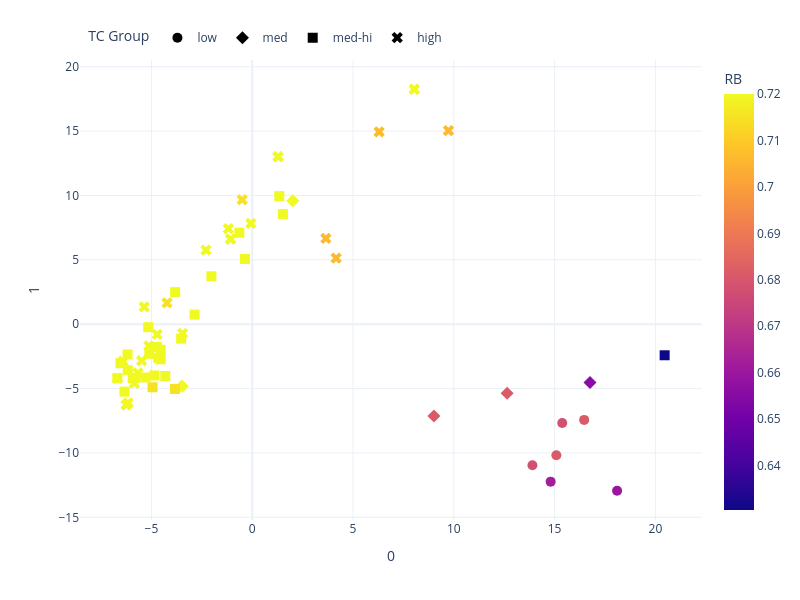

Write notebook code for a chart like this one.
### Code cell
PCA_plotter(plot_df_ss, 'RB', model_name, save_name=save_name+"_ss", save=save)

### Figure 1 — Plotly figure (JSON) as saved in the notebook; plotly's stock layout.template omitted (floating-point values rounded to 4 significant figures; data arrays with more than 128 entries replaced by an {"elided": "..."} marker saying what was removed)
{"data": [{"customdata": [[1.053, 0.6813, 157.2, 109.1, 1.432, 1.58], [1.066, 0.6783, 153.8, 105.9, 1.8, 1.47], [1.06, 0.6783, 154.6, 105.9, 1.8, 1.52], [1.046, 0.6813, 158.2, 109.1, 2.692, 1.45], [1.046, 0.66, 158.2, 91.36, 2.377, 1.36], [1.056, 0.6625, 156.0, 69.55, 1.313, 1.4]], "hovertemplate": "<b>%{hovertext}</b><br><br>TC Group=low<br>0=%{x}<br>1=%{y}<br>RA=%{customdata[0]}<br>RB=%{marker.color}<br>MA=%{customdata[2]}<br>MB=%{customdata[3]}<br>Entropy_conf=%{customdata[4]}<br>Target TC=%{customdata[5]}<extra></extra>", "hovertext": ["Gd2(Zr1/4Hf1/4Sn1/4Ti1/4)2O7", "(Sm1/2Gd1/2)2(Zr1/3Hf1/3Ti1/3)2O7", "(Gd1/2Eu1/2)2(Zr1/3Hf1/3Ti1/3)2O7", "(Sm1/4Gd1/4Eu1/4Yb1/4)2(Zr1/4Hf1/4Sn1/4Ti1/4)2O7", "(Sm1/4Gd1/4Eu1/4Yb1/4)2(Zr1/4Hf1/4Ti1/2)2O7", "(Sm3/4Yb1/4)2(Zr1/2Ti1/2)2O7"], "legendgroup": "low", "marker": {"color": [0.6813, 0.6783, 0.6783, 0.6813, 0.66, 0.6625], "coloraxis": "coloraxis", "size": 10, "symbol": "circle"}, "mode": "markers", "name": "low", "orientation": "v", "showlegend": true, "type": "scatter", "x": [16.47, 13.9, 15.38, 15.09, 18.1, 14.8], "xaxis": "x", "y": [-7.435, -10.96, -7.677, -10.18, -12.94, -12.23], "yaxis": "y"}, {"customdata": [[1.083, 0.72, 151.5, 91.22, 0.7499, 1.771], [1.083, 0.72, 151.5, 91.22, 0.7499, 1.773], [1.075, 0.72, 137.0, 91.22, 1.114, 1.798], [1.079, 0.6813, 150.4, 109.1, 1.432, 1.73], [1.066, 0.6813, 153.2, 109.1, 2.43, 1.67], [1.066, 0.6558, 153.2, 88.67, 2.3, 1.71]], "hovertemplate": "<b>%{hovertext}</b><br><br>TC Group=med<br>0=%{x}<br>1=%{y}<br>RA=%{customdata[0]}<br>RB=%{marker.color}<br>MA=%{customdata[2]}<br>MB=%{customdata[3]}<br>Entropy_conf=%{customdata[4]}<br>Target TC=%{customdata[5]}<extra></extra>", "hovertext": ["*Gd1.33Ce0.67Zr2.00O7.00", "*Gd1.33Ce0.67Zr2.00O7.00", "*La0.56Gd1.00Y0.44Zr2.00O7.00", "Sm2(Zr1/4Hf1/4Sn1/4Ti1/4)2O7", "(Sm1/3Gd1/3Eu1/3)2(Zr1/4Hf1/4Sn1/4Ti1/4)2O7", "(Sm1/3Gd1/3Eu1/3)2(Zr1/6Hf1/6Sn1/6Ti1/2)2O7"], "legendgroup": "med", "marker": {"color": [0.72, 0.72, 0.72, 0.6813, 0.6813, 0.6558], "coloraxis": "coloraxis", "size": 10, "symbol": "diamond"}, "mode": "markers", "name": "med", "orientation": "v", "showlegend": true, "type": "scatter", "x": [-3.473, -3.503, 2.011, 9.014, 12.64, 16.76], "xaxis": "x", "y": [-4.827, -4.816, 9.6, -7.131, -5.362, -4.528], "yaxis": "y"}, {"customdata": {"elided": "27x6 float values"}, "hovertemplate": "<b>%{hovertext}</b><br><br>TC Group=med-hi<br>0=%{x}<br>1=%{y}<br>RA=%{customdata[0]}<br>RB=%{marker.color}<br>MA=%{customdata[2]}<br>MB=%{customdata[3]}<br>Entropy_conf=%{customdata[4]}<br>Target TC=%{customdata[5]}<extra></extra>", "hovertext": ["*Sm2.00Zr2.00O7.00", "*Sm1.38Eu0.15Dy0.46Zr2.00O7.00", "*Sm1.33Gd0.44Dy0.22Zr2.00O7.00", "*Nd0.86Sm0.76Er0.38Zr2.00O7.00", "*La0.53Gd0.53Dy0.95Zr2.00O7.00", "*Dy0.67Pr1.33Zr2.00O7.00", "*Nd0.70Sm0.09Eu0.70Ce0.52Zr2.00O7.00", "*Sm0.86Dy0.29Ce0.86Zr2.00O7.00", "*La1.00Sm0.25Eu0.75Zr2.00O7.00", "*Nd0.86Sm0.29Gd0.86Zr2.00O7.00", "*Gd0.63Dy0.21Pr0.84Ce0.32Zr2.00O7.00", "*Nd1.00Dy1.00Zr2.00O7.00", "*La1.38Yb0.62Zr2.00O7.00", "*Eu0.53Y0.53Pr0.95Zr2.00O7.00", "*Sm0.58Gd0.33Eu0.67Pr0.08Ce0.33Zr2.00O7.00", "*La1.33Sm0.67Zr2.00O7.00", "*Nd0.86Sm0.57Pr0.57Zr2.00O7.00", "*Sm0.24Tm0.72Pr0.40Ce0.64Zr2.00O7.00", "*La0.09Y0.78Dy0.26Pr0.17Ce0.70Zr2.00O7.00", "*Nd0.92Gd1.08Zr2.00O7.00", "*Sm0.10Gd0.70Ho0.60Ce0.60Zr2.00O7.00", "*Eu0.80Tm0.40Ce0.80Zr2.00O7.00", "*Eu0.55Dy0.55Er0.30Pr0.06Ce0.55Zr2.00O7.00", "*Nd0.18Gd0.36Pr0.73Ce0.73Zr2.00O7.00", "(Sm1/3Gd1/3Eu1/3)2(Zr1/2Hf1/2)2O7", "(Sm1/3Gd1/3Eu1/3)2(Zr1/12Hf1/12Sn1/12Ti3/4)2O7", "(La1/7Nd1/7Sm1/7Gd1/7Eu1/7Pr1/7Ce1/7)2(Zr1/2Hf1/2)2O7"], "legendgroup": "med-hi", "marker": {"color": [0.72, 0.72, 0.72, 0.72, 0.72, 0.72, 0.72, 0.72, 0.72, 0.72, 0.72, 0.72, 0.72, 0.72, 0.72, 0.72, 0.72, 0.72, 0.72, 0.72, 0.72, 0.72, 0.72, 0.72, 0.715, 0.6304, 0.715], "coloraxis": "coloraxis", "size": 10, "symbol": "square"}, "mode": "markers", "name": "med-hi", "orientation": "v", "showlegend": true, "type": "scatter", "x": [-6.692, -6.174, -5.812, -6.536, 1.52, -0.6386, -4.725, -6.339, -2.027, -4.541, -3.527, -3.824, -0.3587, 1.342, -4.858, -5.158, -6.185, -5.93, -5.107, -2.862, -4.313, -4.659, -4.54, -5.306, -3.838, 20.46, -4.945], "xaxis": "x", "y": [-4.198, -3.572, -4.165, -3.028, 8.555, 7.109, -1.764, -5.237, 3.722, -2.725, -1.123, 2.492, 5.073, 9.949, -3.98, -0.2341, -2.35, -4.196, -2.296, 0.7473, -4.023, -2.62, -1.984, -4.142, -5.031, -2.414, -4.9], "yaxis": "y"}, {"customdata": {"elided": "28x6 float values"}, "hovertemplate": "<b>%{hovertext}</b><br><br>TC Group=high<br>0=%{x}<br>1=%{y}<br>RA=%{customdata[0]}<br>RB=%{marker.color}<br>MA=%{customdata[2]}<br>MB=%{customdata[3]}<br>Entropy_conf=%{customdata[4]}<br>Target TC=%{customdata[5]}<extra></extra>", "hovertext": ["*La0.62Y0.34Er0.28Pr0.28Ce0.48Zr2.00O7.00", "*Pr2.00Zr2.00O7.00", "*Sm0.18Er0.18Ce1.64Zr2.00O7.00", "*Eu0.20Ho0.90Pr0.90Zr2.00O7.00", "*Ce2.00Zr2.00O7.00", "*Pr2.00Zr2.00O7.00", "*Ce2.00Zr2.00O7.00", "*La1.12Nd0.38Er0.50Zr2.00O7.00", "*La2.00Zr2.00O7.00", "*Ce2.00Zr2.00O7.00", "*Nd1.45Sm0.18Ce0.36Zr2.00O7.00", "*La1.14Nd0.14Pr0.71Zr2.00O7.00", "*Tm0.42Ho0.42Er0.21Ce0.95Zr2.00O7.00", "*La0.84Y0.32Ce0.84Zr2.00O7.00", "*Eu2.00Zr2.00O7.00", "*Eu1.08Ho0.15Ce0.77Zr2.00O7.00", "*La0.20Sm0.20Ho0.53Pr0.47Ce0.60Zr2.00O7.00", "*Eu2.00Zr2.00O7.00", "*Nd2.00Zr2.00O7.00", "La2Zr2O7", "Sm2Zr2O7", "La2(Zr1/2Hf1/2)2O7", "(La1/2Pr1/2)2(Zr1/3Hf1/3Sn1/3)2O7", "(Gd1/2Eu1/2)2(Zr1/3Hf1/3Sn1/3)2O7", "(La1/3Nd1/3Pr1/3)2(Zr1/2Hf1/2)2O7", "(Sm1/3Gd1/3Eu1/3)2(Zr1/3Hf1/3Sn1/3)2O7", "(La1/5Nd1/5Sm1/5Eu1/5Ce1/5)2Zr2O7", "(La1/7Nd1/7Sm1/7Gd1/7Eu1/7Pr1/7Ce1/7)2(Zr1/3Hf1/3Sn1/3)2O7"], "legendgroup": "high", "marker": {"color": [0.72, 0.72, 0.72, 0.72, 0.72, 0.72, 0.72, 0.72, 0.72, 0.72, 0.72, 0.72, 0.72, 0.72, 0.72, 0.72, 0.72, 0.72, 0.72, 0.72, 0.72, 0.715, 0.7067, 0.7067, 0.715, 0.7067, 0.72, 0.7067], "coloraxis": "coloraxis", "size": 10, "symbol": "x"}, "mode": "markers", "name": "high", "orientation": "v", "showlegend": true, "type": "scatter", "x": [-4.715, -1.074, -6.155, -0.06797, -6.249, -1.074, -6.249, -2.295, 1.279, -6.249, -6.409, -1.187, -5.847, -5.13, 8.038, -3.455, -5.67, 8.038, -5.359, 1.279, -6.692, -0.4999, 6.295, 9.734, -4.226, 4.163, -5.487, 3.653], "xaxis": "x", "y": [-0.7929, 6.605, -6.105, 7.827, -6.263, 6.605, -6.263, 5.757, 13.01, -6.263, -2.877, 7.42, -4.592, -1.688, 18.25, -0.7116, -3.781, 18.25, 1.344, 13.01, -4.198, 9.667, 14.94, 15.04, 1.656, 5.138, -2.841, 6.662], "yaxis": "y"}], "layout": {"coloraxis": {"cmax": 0.72, "cmin": 0.6304, "colorbar": {"title": {"text": "RB"}}, "colorscale": [[0, "#0d0887"], [0.1111, "#46039f"], [0.2222, "#7201a8"], [0.3333, "#9c179e"], [0.4444, "#bd3786"], [0.5556, "#d8576b"], [0.6667, "#ed7953"], [0.7778, "#fb9f3a"], [0.8889, "#fdca26"], [1, "#f0f921"]]}, "height": 600, "legend": {"orientation": "h", "title": {"text": "TC Group"}, "tracegroupgap": 0, "x": 0.01, "xanchor": "left", "y": 1.08, "yanchor": "top"}, "margin": {"t": 60}, "width": 800, "xaxis": {"anchor": "y", "domain": [0, 1], "title": {"text": "0"}}, "yaxis": {"anchor": "x", "domain": [0, 1], "title": {"text": "1"}}}}
